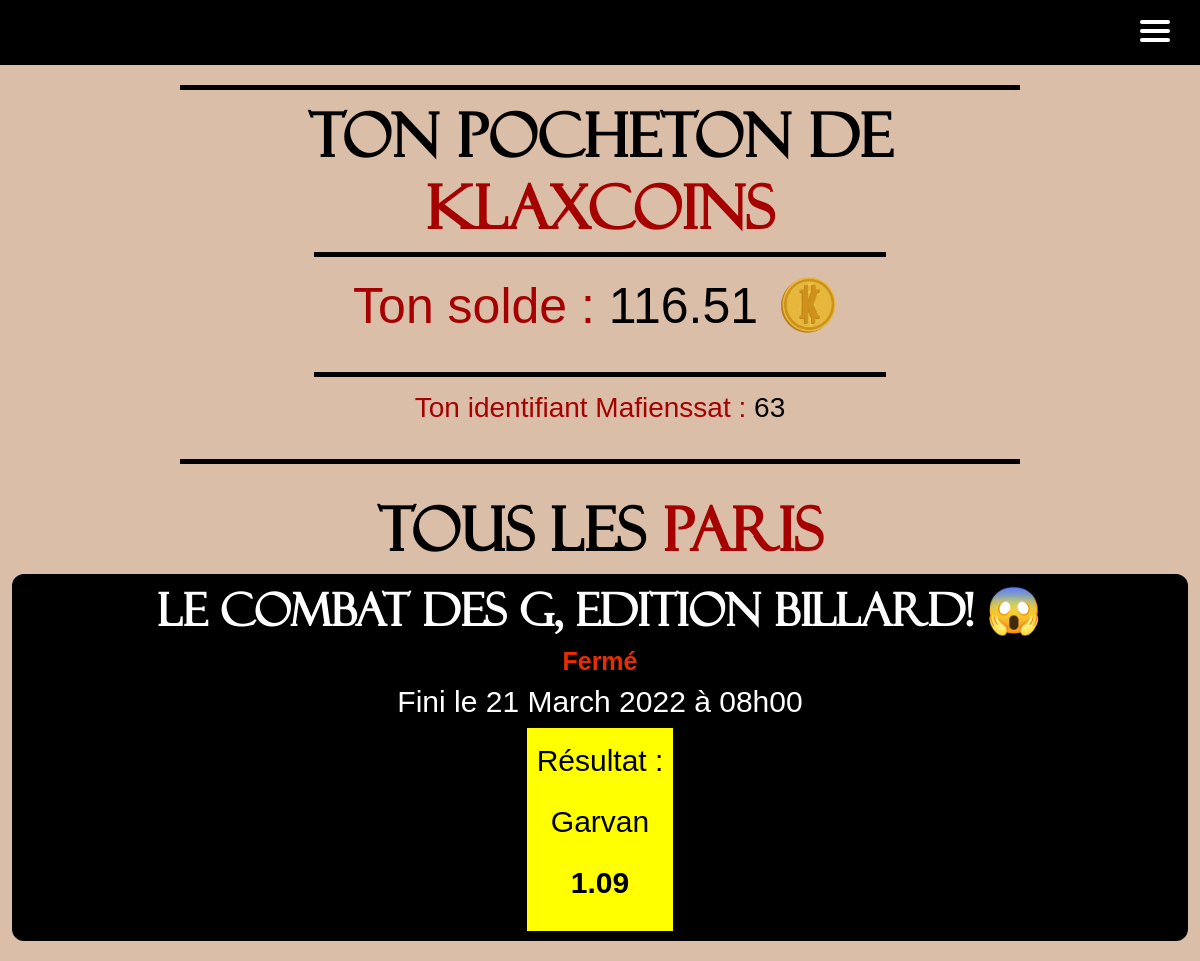
Before: /home_betKlax/betKlax/ (signed in) with the older database file.
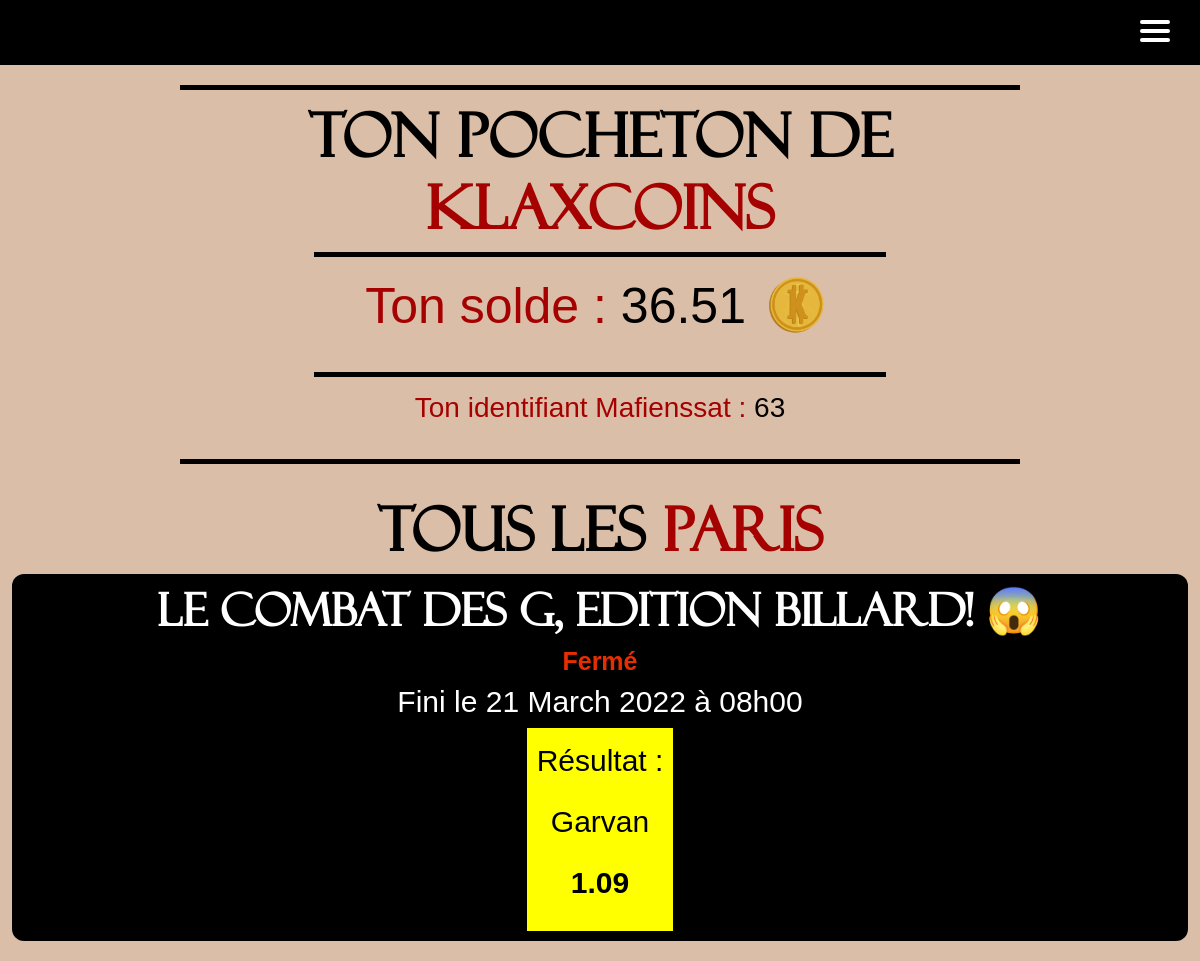
After: the same page with the newer database file.
### main_app/models.py (models this page shows)
class User(AbstractUser):
    id = models.AutoField(primary_key=True, unique=True)
    first_name = models.CharField(max_length=30)
    last_name = models.CharField(max_length=30)
    username = models.CharField(max_length=20, unique=True)
    email = models.EmailField(unique=True, default="@enssat.fr")
    SECTOR = (
        ('INFO', 'Informatique'),
        ('PHOT', 'Photonique'),
        ('SNUM', 'Systèmes numériques'),
        ('IMR', 'IMR')
    )
    sector = models.CharField(max_length=4, choices=SECTOR, blank=True, help_text='Donne moi ta filière bro')
    created = models.DateTimeField(auto_now_add=True)
    updated = models.DateTimeField(auto_now=True)
    klax_coins = models.DecimalField(max_digits=12, decimal_places=2, default=100.00)
    activate = models.BooleanField(default=False)
    from_list = models.BooleanField(default=False)
    USERNAME_FIELD = 'email'
    REQUIRED_FIELDS = ['username']

### main_app/views.py (the view)
# urls.py: path("home_betKlax/betKlax/", views.betKlax, name="betKlax"),
def betKlax(request):
    try:
        bets_done = StoreBets.objects.filter(user_id_id=request.user.id, closed_bet=False)
        bet = []
        for b in bets_done:
            bet.append(b.bet_id_id)
        bets = Bets.objects.exclude(id__in=bet).order_by("-id")
        user = User.objects.get(pk=request.user.id)
    except User.DoesNotExist:
        bets = Bets.objects.all()
        user = None
    return render(request, 'bets/betKlax.html', {'bets': bets, 'user': user})

### templates/bets/betKlax.html (shortened to what this page needs)
{% extends 'main.html' %}
{% block content %}
{% load static %}
{% load bootstrap5 %}
{% bootstrap_css %}
{% include 'nav.html' %}
{% if user %}
    <div class="container-fluid" id="wallet">
        <h1>Ton pocheton de <span>Klaxcoins</span></h1>
          {% if user.klax_coins > 0 %}
              <div>
                  <p><span>Ton solde : </span>{{ user.klax_coins }} <img class="img-fluid" height="75" width="75" src="{% static 'klax_or.png' %}" alt=""/></p>
                  <p style="font-size: 28px;"><span>Ton identifiant Mafienssat : </span> {{user.id}} </p>
              </div>
          {% else %}
              <div>
                  <p><span>Time to soudoyer</span> car là tu n'as aucun <img class="img-fluid" height="75" width="75" src="{% static 'klax_or.png' %}" alt=""/> à parier</p>
              </div>
          {% endif %}
    </div>
{% endif %}
<div class="container-fluid" id="betklax-pages">
    <h1 style="text-align: center; margin-top:20px">Tous les <span>paris</span></h1>
    {% for bet in bets %}
        {% if bet.visible %}
            <div class="div-du-bet">
                <h3>{{ bet.bet_name }}</h3>
                {% if bet.closed_bet %}
                    <h4 style="color: #e62e00; font-weight: bold">Fermé</h4>
                {% endif %}
                <h5>Fini le {{bet.ended | date:"d"}} {{bet.ended  | date:"F"}} {{bet.ended  | date:"o"}} à {{bet.ended | date:"H"}}h{{bet.ended | date:"i"}}</h5>
                {% if request.user.is_authenticated and not bet.closed_bet and not bet.result %}
                    <a class="button_rate" href="{% url "makeBetW" bet.id %}" id="makeBetW{{ bet.id }}">
                        <p id="label">{{ bet.win_name }}</p>
                        <p id="rate">{{ bet.win_rate }}</p>
                    </a>
                    <a class="button_rate" href="{% url "makeBetL" bet.id %}" id="makeBetL{{ bet.id }}">
                        <p id="label">{{ bet.lose_name }}</p>
                        <p id="rate">{{ bet.lose_rate }}</p>
                    </a>
                {% elif bet.result %}
                    {% if bet.result == 'W' %}
                        <div class="button_rate">
                            <p id="label">Résultat :</p>
                            <p id="label">{{ bet.win_name }}</p>
                            <p id="rate">{{ bet.win_rate }}</p>
                        </div>
                    {% else %}
                        <div class="button_rate">
                            <p id="label">Résultat :</p>
                            <p id="label">{{ bet.lose_name }}</p>
                            <p id="rate">{{ bet.lose_rate }}</p>
                        </div>
                    {% endif %}
                {% endif %}
            </div>
        {% endif %}
    {% endfor %}
</div>
{% endblock %}

Changed rows visible on the page:
changed User id 63: klax_coins "116.51" → "36.51"
